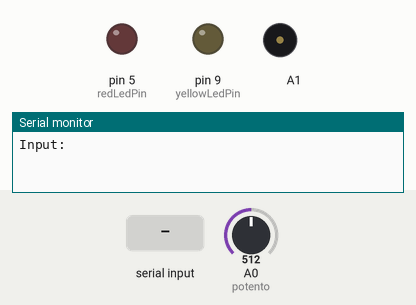
The sketch below on a simulated Arduino Uno, built with avr-gcc and run on an emulated ATmega328P. Shown: output pins drawn as LEDs (lit = HIGH), buzzer (waves = sounding), the last lines printed to the serial monitor. The inputs (shaded band) are chosen by the test bench; at power-on: A0 (potento) = 512.

Above: at 1.2 s.
1.3 s: "^=!!=^!!@\n" received over Serial
At 1.8 s:
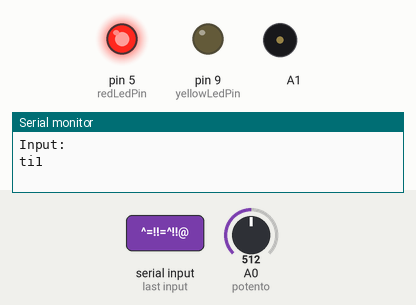
4.3 s: "=\n" received over Serial
At 6.0 s:
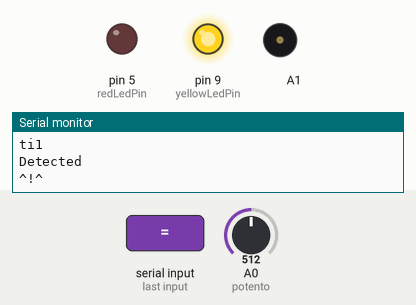
7.3 s: "!\n" received over Serial
At 8.5 s:
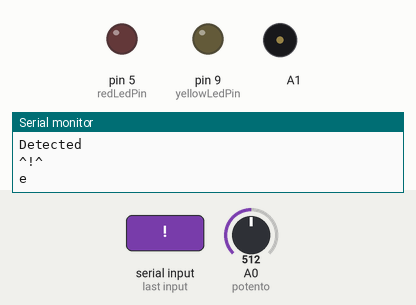
8.9 s: "^=!!=^!!^\n" received over Serial
At 9.4 s:
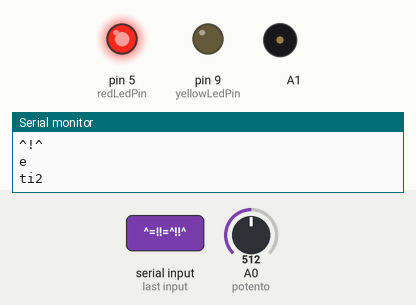
11.9 s: "^=!!=^!@!\n" received over Serial
Timing chart, 0 to 15.9 s (numbered marks = the images above; inputs shaded):
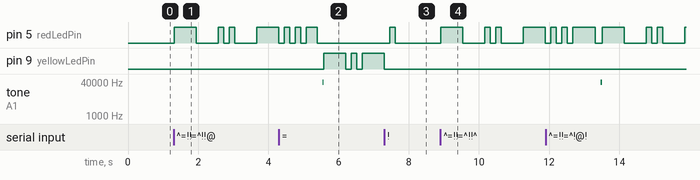

Measured:
- after the input at 1.3 s, pin 5 (redLedPin): LOW → HIGH at once, → LOW 0.63 s later, → HIGH 0.63 s later, → LOW 0.16 s later, … (8 changes in this stretch)
- after the input at 4.3 s, pin 9 (yellowLedPin): goes HIGH 0.63 s, LOW 0.16 s, HIGH 0.16 s, LOW 0.16 s, HIGH 0.63 s, then LOW, starting after 1.3 s
- after the input at 7.3 s, pin 5 (redLedPin): LOW → HIGH after 0.16 s, → LOW 0.16 s later
- after the input at 8.9 s, pin 5 (redLedPin): LOW → HIGH at once, → LOW 0.63 s later, → HIGH 0.63 s later, → LOW 0.16 s later, … (8 changes in this stretch)

The sketch:

asscii2stak_stak_assignment.ino
```cpp
#define yellowLedPin 9 //defines yellow led
#define redLedPin 5 //defines red led
#define potento A0 // defines potentiometer
#define transmitter A1 // infrared transmitter
#define reciever 2 // infrared reciever

const char* stakCode[] = {
  "@", "!!@", "!@^", "@!", "!", "@@", "!@@", "!@!", "!!", "@!!", "@^", "!!^", "!@", "^@", "^!",
  "!^", "@@^", "!^@", "!^!", "^", "^^", "@@@", "@@!", "@!^", "!^^", "@^!", "^!!@", "^!!^",
  "^!@!", "^!@@", "^!@@", "^!@^", "^!^!", "^!^@", "^!^^", "^@!!", "^!!!", "^!!", "^!@", "^@!",
  "^@@", "^@^", "^^!", "^^@", "^^^", "^!^", "^@@@^"
};
const char characters[] = "abcdefghijklmnopqrstuvwxyz1234567890.,'?!+-*/=";//lookup table with ascii and stak

String ascii2stak(String s) {//translates ascii to stak
  String stakString = ""; // main string where the users input is translated into
  for (int i = 0; i < s.length(); i++) {
    char c = tolower(s[i]);// goes through each charecter that the user has inputed
    if (c == ' ') {
      stakString += " "; // if user inputs a space a space is added to the main string
    } else {
      bool found = false; // boolean value to help with error value
      for (int j = 0; j < sizeof(characters) / sizeof(characters[0]); j++) {
        if (characters[j] == c) { //cycles through each value in charecters to match to the userinput
          stakString += stakCode[j];
          if (i < s.length() - 1 && s[i + 1] != ' ') {
            stakString += "="; //ev
          }
          found = true;
          break;
        }
      }
      if (!found) { // error message, if boolean remains false then the ? is outputted
        stakString += "?"; // Add error indicator for unknown character
      }
    }
  }
  return stakString; // return the stakString translation back to the funtion to be outputted
}

String stak2ascii(String m) { //function for translation from stak to ascii
  String asciiString = "";
  String stakChar = "";
  for (int i = 0; i < m.length(); i++) { // this goes through each charecter in the inputed stak code
    if (m[i] == ' ' || m[i] == '=') { // checks to see if a space of a word sperator has been inputed
      if (stakChar.length() > 0) { // checks to see if the length of stakChar is above 0
        bool found = false; // boolean useful in error messages see below
        for (int j = 0; j < sizeof(stakCode) / sizeof(stakCode[0]); j++) {
          if (stakChar == stakCode[j]) { // checks to see which value in stakCode array matches the userInput
            asciiString += characters[j]; // corresponds to other array to find which asciii charecter it matches to
            found = true; // stops error message being relayed
            break; // stops for loop
          }
        }
        if (!found) { // if found is false
          asciiString += "?"; // prints error message
        }
        stakChar = ""; // clears stakChar
      }
      if (m[i] == ' ') {
        asciiString += " "; // adds space when space entered
      }
    } else {
      stakChar += m[i]; // adds to overall stakChar
    }
  }
  if (stakChar.length() > 0) {
    bool found = false;
    for (int j = 0; j < sizeof(stakCode) / sizeof(stakCode[0]); j++) {
      if (stakChar == stakCode[j]) {
        asciiString += characters[j]; // if the stakChar isnt " " or "="then this happens
        found = true;
        break;
      }
    }
    if (!found) {
      asciiString += "?";// error message
    }
  }
  return asciiString;// return the finished overall string back to function to be outpitted
}

void sendDigital(int pin, String stak) {
  int potNum = analogRead(potento); // read potentiometer
  int mapToTime = map(potNum, 0, 1023, 15, 300); // maps potentiometer so that the range is 15 - 300 instead of 0 = 1023
  for (int i = 0; i < stak.length(); i++) { // seperates charecters into char
    if (stak[i] == '!') {
      digitalWrite(pin, HIGH);
      delay(mapToTime); // turns on for maptoTime
      digitalWrite(pin, LOW);
      delay(mapToTime); // turns off for maptoTime
    } else if (stak[i] == '@') {
      digitalWrite(pin, HIGH);
      delay(2 * mapToTime);
      digitalWrite(pin, LOW);
      delay(mapToTime);
    } else if (stak[i] == '^') {
      digitalWrite(pin, HIGH);
      delay(4 * mapToTime);
      digitalWrite(pin, LOW);
      delay(mapToTime);
    } else if (stak[i] == ' ') { // word sepertor
      delay(6 * mapToTime);
    } else if (stak[i] == '=') { // letter seperator
      delay(3 * mapToTime);
    }
  }
}

void setup() {
  Serial.begin(9600);
  Serial.println("Input: "); // output
  pinMode(yellowLedPin, OUTPUT);
  pinMode(redLedPin, OUTPUT);
}

void loop() {
  if (Serial.available() > 0) {
    String userInput = Serial.readStringUntil('\n'); // reads input string until a new line
    if (userInput == "\n" || userInput == "\r") {
      return; // checks if userInput is equal to a new line or a carraige input
    }
    for (int i = 0; i < userInput.length(); i++) {
      userInput[i] = tolower(userInput[i]);// lowers each char in userInput
    }
    if (userInput == "^=!!=^!!@" || userInput =="^=!!=^!!^"||userInput =="^=!!=^!@!"||userInput =="^=!!=^!@@"||userInput =="^=!!=^!@@"||userInput =="^=!!=^!@^"||userInput =="^=!!=^!^!"||userInput =="^=!!=^!^@"||userInput =="^=!!=^!^^"|| userInput =="^=!!=^@!!"){
      String stakNum = userInput.substring(4); // checks for stack Ti decimal numbers and removes the ti useing substring
      String stringNum = stak2ascii(stakNum); // translates number to ascii
      Serial.println(stak2ascii(userInput));
      sendDigital(redLedPin,userInput); // outputs userInput on red led
      int num = stringNum.toInt(); // converts stringNum to an int
      for (int i=0; i < num; i++){ //repeats for  number specified in num
        tone(A1,38000); // pulses at 38khz
        delay(10); // pulses for 10 ms
        noTone(A1);
        delay(10);// off for 10ms
        Serial.println("Detected"); // prints detected when this cycle happens
      }
    }else if (userInput == "!^=!^!=@@@") {
      int pot = analogRead(potento); // read potentiometer
      String intStakPot = String(pot);// puts the int pot into string variable inStakPot
      String complete = intStakPot;
      String asciiTranslation = stak2ascii(userInput);//converts to ascii
      Serial.println(asciiTranslation); // prints ascii translation
      sendDigital(redLedPin, userInput); // outputs the code on red pin
      if (pot < 10) {
        complete = ( "000" + intStakPot); // allows code to be 4 digits
        String completeAscii = (ascii2stak(complete));
        Serial.println(completeAscii);
        sendDigital(yellowLedPin, completeAscii);// transmit to yellow led
      } else if (pot < 100) {
        complete = ( "00" + intStakPot);// allows code to be 4 digits
        String completeAscii = (ascii2stak(complete));
        Serial.println(completeAscii);
        sendDigital(yellowLedPin, completeAscii); // transmit to yellow led
      } else if (pot < 1000) {
        complete = ( "0" + intStakPot); // allows code to be 4 digits
        String completeAscii = (ascii2stak(complete));
        Serial.println(completeAscii);
        sendDigital(yellowLedPin, completeAscii);// transmit to yellow led
      } else {
        String completeAscii = (ascii2stak(complete));
        Serial.println(completeAscii);
        sendDigital(yellowLedPin, completeAscii);// transmit to yellow led
      }
    }else if (userInput.length() > 0 && (userInput[0] == '!' || userInput[0] == '@' || userInput[0] == '^')) {
      String asciiTranslation = stak2ascii(userInput);//checks if stak was inputed and changes it from stak to asccii
      Serial.println(asciiTranslation); //prints translated ascii
      sendDigital(redLedPin, userInput);// outputs this on red LED
    }
    else {
      String stakTranslation = ascii2stak(userInput);//if stak wasnt inputed then asccii translated to stak
      Serial.println(stakTranslation);//prints translated stak
      sendDigital(yellowLedPin, stakTranslation);//outputs stak code that the user has entered
    }
  }
}
```
